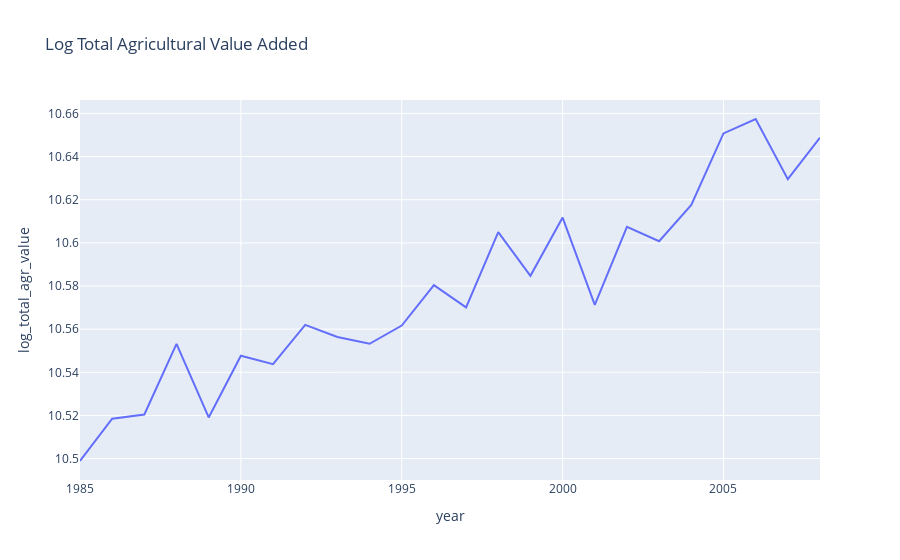

The cell this chart's notebook holds for it:
### Code cell
fig = px.line(df, x="year", y="log_total_agr_value", title='Log Total Agricultural Value Added')
fig.show()

### Figure 1 — Plotly figure (JSON) as saved in the notebook; plotly's stock layout.template omitted (floating-point values rounded to 4 significant figures)
{"data": [{"hovertemplate": "year=%{x}<br>log_total_agr_value=%{y}<extra></extra>", "legendgroup": "", "line": {"color": "#636efa", "dash": "solid"}, "marker": {"symbol": "circle"}, "mode": "lines", "name": "", "orientation": "v", "showlegend": false, "type": "scatter", "x": [1985, 1986, 1987, 1988, 1989, 1990, 1991, 1992, 1993, 1994, 1995, 1996, 1997, 1998, 1999, 2000, 2001, 2002, 2003, 2004, 2005, 2006, 2007, 2008], "xaxis": "x", "y": [10.5, 10.52, 10.52, 10.55, 10.52, 10.55, 10.54, 10.56, 10.56, 10.55, 10.56, 10.58, 10.57, 10.61, 10.58, 10.61, 10.57, 10.61, 10.6, 10.62, 10.65, 10.66, 10.63, 10.65], "yaxis": "y"}], "layout": {"legend": {"tracegroupgap": 0}, "title": {"text": "Log Total Agricultural Value Added"}, "xaxis": {"anchor": "y", "domain": [0, 1], "title": {"text": "year"}}, "yaxis": {"anchor": "x", "domain": [0, 1], "title": {"text": "log_total_agr_value"}}}}
